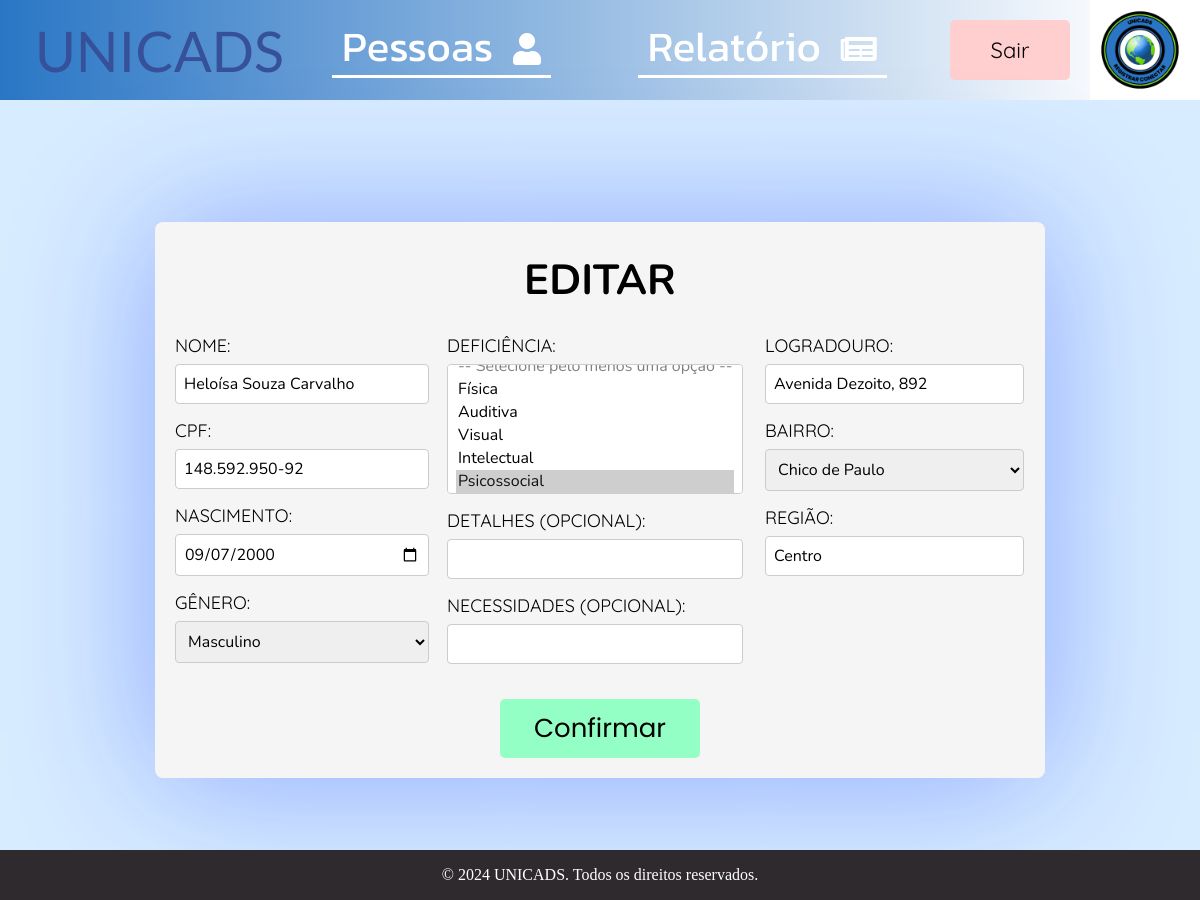
Screenshot of /editar-pessoa/121 (signed in) with the database file from the repository.
### base/models.py (models this page shows, shortened)
class Pessoa(models.Model):
    nome =  models.CharField(max_length=200, blank=False, null=False)
    cpf = models.CharField(max_length=20)
    data_nasc = models.DateField()
    genero = models.CharField(
        max_length=10,
        choices=[
        ('Masculino', 'Masculino'),
        ('Feminino', 'Feminino'),
    ],
        default='Não informado',
    )
    endereco = models.ForeignKey(Endereco, on_delete=models.SET_NULL, null=True, default=None)
    deficiencias = models.CharField(max_length=100,default='')
    detalhes = models.CharField(max_length=300, default='Não Fornecido')
    necessidades = models.CharField(max_length=300, default='Não Fornecida')

class Endereco(models.Model):
    BAIRROS_CHOICES = [
        ('Água Verde', 'Água Verde'),
        ('Águas Claras', 'Águas Claras'),
        ('Amizade', 'Amizade'),
        ('Barra do Rio Cerro', 'Barra do Rio Cerro'),
        ('Barra do Rio Molha', 'Barra do Rio Molha'),
        ('Boa Vista', 'Boa Vista'),
        ('Braço Ribeirão Cavalo', 'Braço Ribeirão Cavalo'),
        ('Centenário', 'Centenário'),
        ('Centro', 'Centro'),
        ('Chico de Paulo', 'Chico de Paulo'),
        ('Czerniewicz', 'Czerniewicz'),
        ('Estrada Nova', 'Estrada Nova'),
        ('Ilha da Figueira', 'Ilha da Figueira'),
        ('Jaraguá 84', 'Jaraguá 84'),
        ('Jaraguá 99', 'Jaraguá 99'),
        ('Jaraguá Esquerdo', 'Jaraguá Esquerdo'),
        ('João Pessoa', 'João Pessoa'),
        ('Nereu Ramos', 'Nereu Ramos'),
        ('Nova Brasília', 'Nova Brasília'),
        ('Parque Malwee', 'Parque Malwee'),
        ('Rau', 'Rau'),
        ('Ribeirão Cavalo', 'Ribeirão Cavalo'),
        ('Rio Cerro I', 'Rio Cerro I'),
        ('Rio Cerro II', 'Rio Cerro II'),
        ('Rio da Luz', 'Rio da Luz'),
        ('Rio Molha', 'Rio Molha'),
        ('Santa Luzia', 'Santa Luzia'),
        ('Santo Antônio', 'Santo Antônio'),
        ('São Luís', 'São Luís'),
        ('Tifa Martins', 'Tifa Martins'),
        ('Tifa Monos', 'Tifa Monos'),
        ('Três Rios do Norte', 'Três Rios do Norte'),
        ('Três Rios do Sul', 'Três Rios do Sul'),
        ('Vieira', 'Vieira'),
        ('Vila Baependi', 'Vila Baependi'),
        ('Vila Lalau', 'Vila Lalau'),
        ('Vila Lenzi', 'Vila Lenzi'),
        ('Vila Nova', 'Vila Nova'),
    ]
    logradouro = models.CharField(max_length=200)
    bairro = models.CharField(max_length=100,
                                choices=BAIRROS_CHOICES, default='Não Informado')
    regiao = models.CharField(max_length=100)

### base/views.py (the view, shortened to what this page needs)
# urls.py: path('editar-pessoa/<int:pessoa_id>', views.editar_pessoa, name='editar'),
@login_required(login_url='login/')
def editar_pessoa(request, pessoa_id):
    pessoa = Pessoa.objects.get(id=pessoa_id)
    form_pessoa = PessoaForm(request.POST, instance=pessoa)
    form_endereco = EnderecoForm(request.POST, instance=pessoa.endereco)
    return render(request, 'editar.html', {'form_pessoa': form_pessoa, 'form_endereco': form_endereco, 'pessoa': pessoa, 'bairros':[bairro[0] for bairro in Endereco.BAIRROS_CHOICES]})

### base/forms.py (shortened to what this page needs)
class PessoaForm(forms.ModelForm):
    detalhes = forms.CharField(required=False)
    necessidades = forms.CharField(required=False)
    class Meta:
        model = Pessoa
        fields = ['nome', 'cpf', 'data_nasc', 'genero', 'deficiencias','detalhes', 'necessidades']

class EnderecoForm(forms.ModelForm):
    class Meta:
        model = Endereco
        fields = ['logradouro', 'bairro', 'regiao']

### base/templates/editar.html (shortened to what this page needs)
{% extends "base.html" %}
{% load static %}
{% block css %}{% static 'css/cadastro_editar.css' %}{% endblock %}
{% block conteudo %}
<link rel="stylesheet" href="https://cdnjs.cloudflare.com/ajax/libs/font-awesome/5.15.4/css/all.min.css">
<main>
    <div class="box">
        <h1 class="text">EDITAR</h1>
        <form method="post" class="edit-form">
            <div class="dados">
                <div class="pessoa">
                    <div class="esquerda">
                        <div class="form-group">
                            <label for="id_nome">NOME:</label>
                            <input type="text" name="nome" id="id_nome" autocomplete="off" value="{{ form_pessoa.instance.nome }}" required>
                        </div>
                        <div class="form-group">
                            <label for="id_cpf">CPF:</label>
                            <input type="text" name="cpf" id="id_cpf" autocomplete="off" maxlength="14" value="{{ form_pessoa.instance.cpf }}" required>
                        </div>
                        <div class="form-group">
                            <label for="id_nasc">NASCIMENTO:</label>
                            <input type="date" name="data_nasc" id="id_nasc" autocomplete="off" value="{{ form_pessoa.instance.data_nasc|date:'Y-m-d' }}" required>
                        </div>
                        <div class="form-group">
                            <label for="id_genero">GÊNERO:</label>
                            <select name="genero" id="id_genero" required>
                                <option value="Masculino"{% if form_pessoa.genero == 'Masculino' %}selected{% endif %}>Masculino</option>
                            </select>
                        </div>
                    </div>
                    <div class="direita">
                        <div class="form-group">
                            <label for="id_deficiencia">DEFICIÊNCIA:</label>
                            <select name="deficiencias" id="id_deficiencias" multiple required>
                                <option value="" disabled>-- Selecione pelo menos uma opção --</option>
                                <option value="Física" {% if "Física" in form_pessoa.instance.deficiencias %}selected{% endif %}>Física</option>
                                <option value="Auditiva" {% if "Auditiva" in form_pessoa.instance.deficiencias %}selected{% endif %}>Auditiva</option>
                                <option value="Visual" {% if "Visual" in form_pessoa.instance.deficiencias %}selected{% endif %}>Visual</option>
                                <option value="Intelectual" {% if "Intelectual" in form_pessoa.instance.deficiencias %}selected{% endif %}>Intelectual</option>
                                <option value="Psicossocial" {% if "Psicossocial" in form_pessoa.instance.deficiencias %}selected{% endif %}>Psicossocial</option>
                            </select>
                        </div>
                        <div class="form-group">
                            <label for="id_detalhes">DETALHES (OPCIONAL):</label>
                            <input type="text" name="detalhes" id="id_detalhes" autocomplete="off" value="{{ form_pessoa.instance.detalhes }}">
                        </div>
                        <div class="form-group">
                            <label for="id_necessidades">NECESSIDADES (OPCIONAL):</label>
                            <input type="text" name="necessidades" id="id_necessidades" autocomplete="off" value="{{ form_pessoa.instance.necessidades }}">
                        </div>
                    </div>
                </div>
                <div class="endereco">
                    <div class="form-group">
                        <label for="id_logradouro">LOGRADOURO:</label>
                        <input type="text" name="logradouro" id="id_logradouro" autocomplete="off" value="{{ form_pessoa.instance.endereco.logradouro }}" required>
                    </div>
                    <div class="form-group">
                        <label for="id_bairro">BAIRRO:</label>
                            <select name="bairro" id="id_bairro" required>
                                {% for bairro in bairros %}
                                <option value="{{ bairro }}" {% if form_pessoa.instance.endereco.bairro == bairro %}selected{% endif %}>{{ bairro }}</option>
                                {% endfor %}
                            </select>
                    </div>
                    <div class="form-group">
                        <label for="id_regiao">REGIÃO:</label>
                        <input type="text" name="regiao" id="id_regiao" autocomplete="off" value="{{ form_pessoa.instance.endereco.regiao }}" required>
                    </div>
                </div>
            </div>
            <div class="botao">
                <button type="submit" class="btn">Confirmar</button>
            </div>
        </form>
    </div>
</main>
{% endblock %}

### static/css/cadastro_editar.css (style rules this page uses)
main { width: 100%; min-height: 800px; display: flex; flex-direction: column; align-items: center; justify-content: center; }
.box { width: 850px; padding: 20px; background-color: #f5f5f5; border-radius: 8px; box-shadow: 0 2px 140px rgba(0, 38, 255, 0.363); }
.text { text-align: center; font-family: "Nunito"; font-size: 42px; margin-top: 10px; margin-bottom: 25px; }
.dados { display: flex; justify-content: space-between; }
.pessoa { display: flex; }
.esquerda input, .esquerda select { width: 120%; }
.direita { margin-left: 60px; }
#id_deficiencias { height: 130px; }
.endereco { margin-right: 35px; }
.endereco input, .endereco select { width: 115%; }
.form-group { display: flex; flex-direction: column; margin-bottom: 15px; }
.form-group label { font-family: "Quicksand"; font-size: 18px; margin-bottom: 7px; }
.form-group select, .form-group input { font-family: "Nunito"; padding: 8px; font-size: 16px; border: 1px solid #ccc; border-radius: 4px; box-sizing: border-box; }
.botao { display: flex; justify-content: center; margin-top: 20px; }
.botao button { width: 200px; padding: 10px; background-color: #94ffc4; color: rgb(0, 0, 0); border: none; border-radius: 5px; font-size: 26px; font-family: "Poppins"; cursor: pointer; transition: background 0.3s ease; }

### base/templates/base.html (style rules this page uses)
body { margin: 0; padding: 0; min-height: 900px; min-width: fit-content; background-color: rgb(215, 236, 255); }

### rows the page displays
Pessoa: nome "Heloísa Souza Carvalho", cpf "148.592.950-92", data_nasc "09/07/2000", deficiencias "Física / Auditiva / Visual / Intelectual / Psicossocial ☑", logradouro "Avenida Dezoito, 892", bairro "Chico de Paulo", regiao "Centro"
